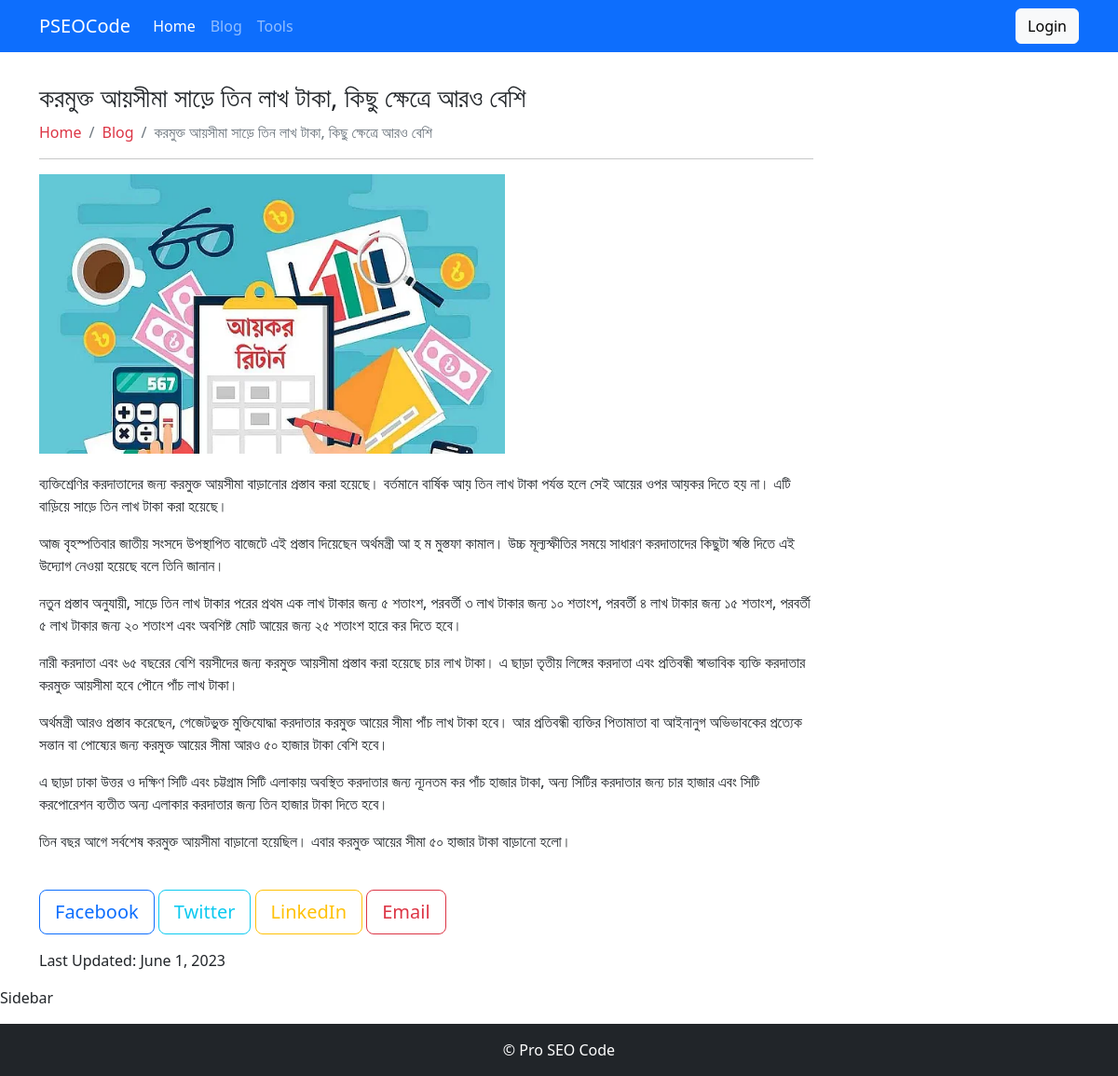
The app's page /income-tex/ with its own data.
### blog/models.py (models this page shows, shortened)
class BlogPost(models.Model):
    STATUS = [
        ('draft', 'Draft'),
        ('published', 'Publish')
    ]
    title = models.CharField(max_length = 200)
    featured = models.ImageField(upload_to='blogs/', blank=True, null=True)
    slug= models.SlugField(unique= True,blank=True, null= True)
    content = RichTextUploadingField()
    category = models.ForeignKey(Category, on_delete=models.CASCADE)
    created =models.DateTimeField( auto_now_add=True)
    updated = models.DateField( auto_now=True)
    view_counter = models.IntegerField(default=0)
    status = models.CharField(max_length = 10, choices = STATUS, default = 'draft')
    meta_title =models.CharField(max_length= 200, blank=True, null= True)
    meta_description = models.TextField(blank=True, null=True)
    class Meta:
        verbose_name_plural = 'All Posts'

class Category(models.Model):
    title =  models.CharField(max_length = 200)
    slug= models.SlugField(unique= True,blank=True, null= True)
    class Meta:
        verbose_name_plural = 'Categories'

### blog/views.py (the view)
# urls.py: path('<slug:slug>/', views.single_post, name='single_post'),
def single_post(request, slug):
    post = get_object_or_404(BlogPost, slug=slug, status='published')
    template_name = 'Blog/single.html'
    context = {'post': post}
    return render(request, template_name, context)

### templates/Blog/single.html (shortened to what this page needs)
{% extends 'base.html'%}
{% load social_share %}
{% block content %}
<div class="container my-3">
    <div class="row py-3">
        <div class="col-md-9">
            <h1 class="h3">{{post.title}}</h1>
            <nav aria-label="breadcrumb">
                <ol class="breadcrumb">
                    <li class="breadcrumb-item"><a class="text-decoration-none text-danger" href="{% url 'home' %}">Home</a></li>
                    {% if post.category %}
                        <li class="breadcrumb-item"><a href="{% url 'category_page' post.category.slug %}" class="text-decoration-none text-danger">{{ post.category.title }}</a></li>
                    {% endif %}
                    <li class="breadcrumb-item active" aria-current="page">{{ post.title }}</li>
                </ol>
            </nav>
            <hr>
           <div class="my-3">
                <img src="{{post.featured.url}}" alt="{{post.title}}" width="500" height="300" style="margin-bottom: 20px;">
                {{post.content|safe}}
              </div>
              <br>
<a class="btn btn-outline-primary btn-lg btn-social-share facebook-share-button" href="https://www.facebook.com/sharer/sharer.php?u={% url 'single_post' post.slug %}" target="_blank" rel="noopener" aria-label="Share on Facebook">
   Facebook
</a>
<a class="btn btn-outline-info btn-lg btn-social-share twitter-share-button" href="https://twitter.com/intent/tweet?url={% url 'single_post' post.slug %}&amp;text={{ post.title }}" target="_blank" rel="noopener" aria-label="Share on Twitter">
   Twitter
</a>
<a class="btn btn-outline-warning btn-lg btn-social-share linkedin-share-button" href="https://www.linkedin.com/sharing/share-offsite/?url={% url 'single_post' post.slug %}" target="_blank" rel="noopener" aria-label="Share on LinkedIn">
   LinkedIn
</a>
<a class="btn btn-outline-danger btn-lg btn-social-share email-share-button" href="mailto:?subject={{ post.title }}&amp;body={% url 'single_post' post.slug %}" target="_blank" rel="noopener" aria-label="Share via Email">
   Email
</a>
      </div>
    </div>
            Last Updated: {{post.updated}}
        </div>
        <div class="col-md-3">Sidebar</div>
{% endblock content %}

### records on screen
BlogPost: title "করমুক্ত আয়সীমা সাড়ে তিন লাখ টাকা, কিছু ক্ষেত্রে আরও বেশি", category "Blog", featured (picture), content "ব্যক্তিশ্রেণির করদাতাদের জন্য করমুক্ত আয়সীমা বাড়ানোর প্রস্তাব করা হয়েছে। বর্তমানে বার্ষিক আয় তিন লাখ টাকা পর্যন্ত হলে সেই আয়ের ওপর আয়কর দিতে হয় না। এটি বাড়িয়ে সাড়ে তিন লাখ টাকা করা হয়েছে। আজ বৃহস্পতিবার জাতীয় সংসদে উপস্থাপিত বাজেটে এই প্রস্তাব দিয়েছেন অর্থমন্ত্রী আ হ ম মুস্তফা কামাল। উচ্চ মূল্যস্ফীতির সময়ে সাধারণ করদাতাদের কিছুটা স্বস্তি দিতে এই উদ্যোগ নেওয়া হয়েছে বলে তিনি জানান। নতুন প্রস্তাব অনুযায়ী, সাড়ে তিন লাখ টাকার পরের প্রথম এক লাখ টাকার জন্য ৫ শতাংশ, পরবর্তী ৩ লাখ টাকার জন্য ১০ শতাংশ, পরবর্তী ৪ লাখ টাকার জন্য ১৫ শতাংশ, পরবর্তী ৫ লাখ টাকার জন্য ২০ শতাংশ এবং অবশিষ্ট মোট আয়ের জন্য ২৫ শতাংশ হারে কর দিতে হবে। নারী করদাতা এবং ৬৫ বছরের বেশি বয়সীদের জন্য করমুক্ত আয়সীমা প্রস্তাব করা হয়েছে…", updated "June 1, 2023"
